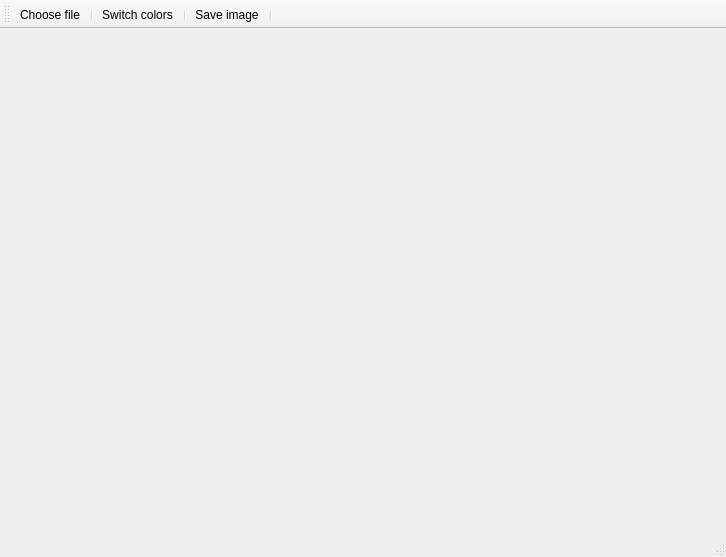
<?xml version="1.0" encoding="UTF-8"?>
<ui version="4.0">
 <class>MainWindow</class>
 <widget class="QMainWindow" name="MainWindow">
  <property name="geometry">
   <rect>
    <x>0</x>
    <y>0</y>
    <width>726</width>
    <height>557</height>
   </rect>
  </property>
  <property name="windowTitle">
   <string>MainWindow</string>
  </property>
  <widget class="QWidget" name="centralWidget">
   <widget class="QLabel" name="label">
    <property name="geometry">
     <rect>
      <x>10</x>
      <y>10</y>
      <width>701</width>
      <height>461</height>
     </rect>
    </property>
    <property name="styleSheet">
     <string notr="true"/>
    </property>
    <property name="text">
     <string/>
    </property>
   </widget>
  </widget>
  <widget class="QMenuBar" name="menuBar">
   <property name="geometry">
    <rect>
     <x>0</x>
     <y>0</y>
     <width>726</width>
     <height>21</height>
    </rect>
   </property>
  </widget>
  <widget class="QToolBar" name="mainToolBar">
   <attribute name="toolBarArea">
    <enum>TopToolBarArea</enum>
   </attribute>
   <attribute name="toolBarBreak">
    <bool>false</bool>
   </attribute>
   <addaction name="selectImageBtn"/>
   <addaction name="separator"/>
   <addaction name="switchChannelsBtn"/>
   <addaction name="separator"/>
   <addaction name="saveImageBtn"/>
   <addaction name="separator"/>
  </widget>
  <widget class="QStatusBar" name="statusBar"/>
  <action name="selectImageBtn">
   <property name="icon">
    <iconset resource="resources.qrc">
     <normaloff>:/images/icons/dir.png</normaloff>:/images/icons/dir.png</iconset>
   </property>
   <property name="text">
    <string>Choose file</string>
   </property>
   <property name="toolTip">
    <string>Choose file</string>
   </property>
  </action>
  <action name="switchChannelsBtn">
   <property name="icon">
    <iconset resource="resources.qrc">
     <normaloff>:/images/icons/colors.png</normaloff>:/images/icons/colors.png</iconset>
   </property>
   <property name="text">
    <string>Switch colors</string>
   </property>
   <property name="toolTip">
    <string>Switch colors</string>
   </property>
  </action>
  <action name="saveImageBtn">
   <property name="icon">
    <iconset resource="resources.qrc">
     <normaloff>:/images/icons/save.png</normaloff>:/images/icons/save.png</iconset>
   </property>
   <property name="text">
    <string>Save image</string>
   </property>
   <property name="toolTip">
    <string>Save image</string>
   </property>
  </action>
 </widget>
 <layoutdefault spacing="6" margin="11"/>
 <resources>
  <include location="resources.qrc"/>
 </resources>
 <connections/>
</ui>
